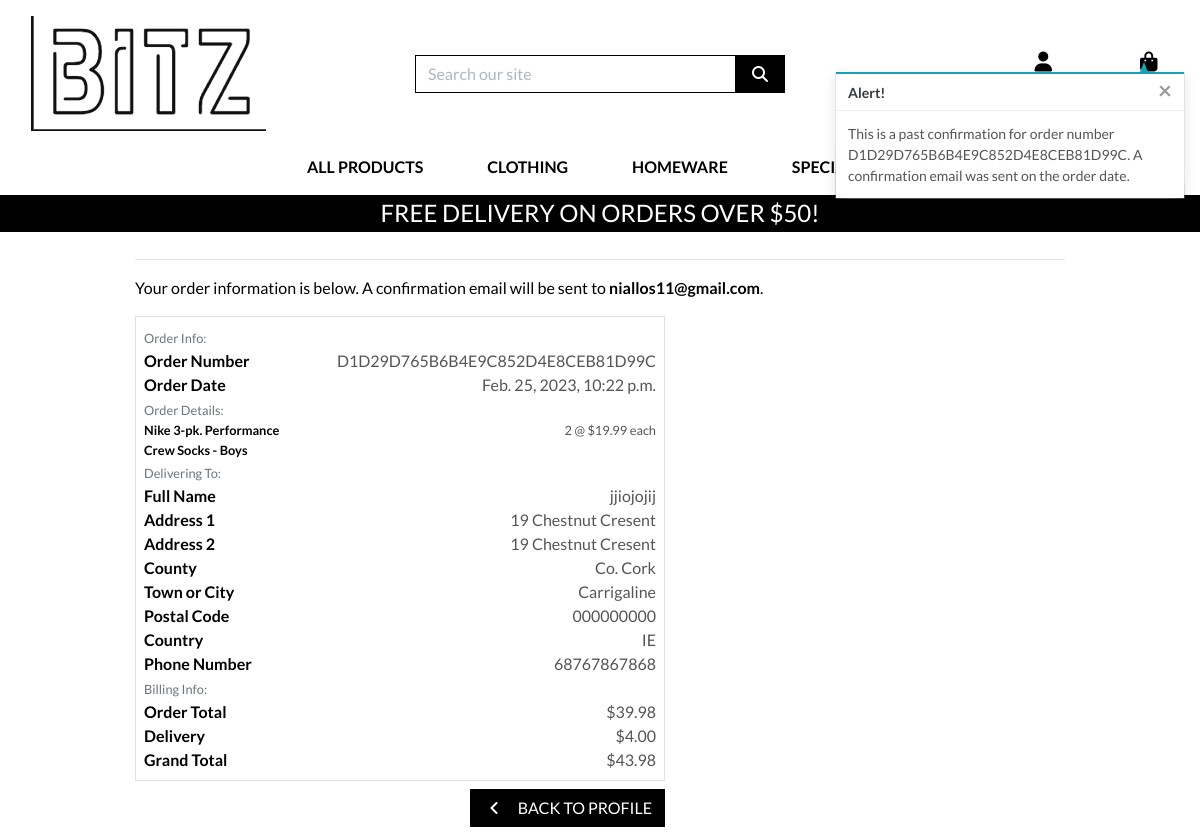
/profile/order_history/D1D29D765B6B4E9C852D4E8CEB81D99C, run on the app's committed database.
### checkout/models.py (models this page shows, shortened)
class Order(models.Model):
    order_number = models.CharField(max_length=32, null=False, editable=False)
    user_profile = models.ForeignKey(UserProfile, on_delete=models.SET_NULL,
                                     null=True, blank=True,
                                     related_name='orders')
    full_name = models.CharField(max_length=50, null=False, blank=False)
    email = models.EmailField(max_length=254, null=False, blank=False)
    phone_number = models.CharField(max_length=20, null=False, blank=False)
    country = CountryField(blank_label='Country *', null=False, blank=False)
    postcode = models.CharField(max_length=20, null=True, blank=True)
    town_or_city = models.CharField(max_length=40, null=False, blank=False)
    street_address1 = models.CharField(max_length=80, null=False, blank=False)
    street_address2 = models.CharField(max_length=80, null=True, blank=True)
    county = models.CharField(max_length=80, null=True, blank=True)
    date = models.DateTimeField(auto_now_add=True)
    delivery_cost = models.DecimalField(max_digits=6, decimal_places=2,
                                        null=False, default=0)
    order_total = models.DecimalField(max_digits=10, decimal_places=2,
                                      null=False, default=0)
    grand_total = models.DecimalField(max_digits=10, decimal_places=2,
                                      null=False, default=0)
    original_bag = models.TextField(null=False, blank=False, default='')
    stripe_pid = models.CharField(max_length=254, null=False, blank=False,
                                  default='')

class OrderLineItem(models.Model):
    order = models.ForeignKey(Order, null=False, blank=False,
                              on_delete=models.CASCADE,
                              related_name='lineitems')
    product = models.ForeignKey(Product, null=False, blank=False,
                                on_delete=models.CASCADE)
    product_size = models.CharField(max_length=2, null=True,
                                    blank=True)  # XS, S, M, L, XL
    quantity = models.IntegerField(null=False, blank=False, default=0)
    lineitem_total = models.DecimalField(max_digits=6, decimal_places=2,
                                         null=False, blank=False,
                                         editable=False)

### products/models.py (models this page shows, shortened)
class Product(models.Model):
    category = models.ForeignKey('Category', null=True, blank=True,
                                 on_delete=models.SET_NULL)
    sku = models.CharField(max_length=254, null=True, blank=True)
    name = models.CharField(max_length=254)
    description = models.TextField()
    has_sizes = models.BooleanField(default=False, null=True, blank=True)
    price = models.DecimalField(max_digits=6, decimal_places=2)
    rating = models.DecimalField(max_digits=6, decimal_places=2, null=True,
                                 blank=True)
    image_url = models.URLField(max_length=1024, null=True, blank=True)
    image = models.ImageField(null=True, blank=True)

### profiles/views.py (the view)
# urls.py: path('order_history/<order_number>',
def order_history(request, order_number):
    order = get_object_or_404(Order, order_number=order_number)
    messages.info(request, (
        f'This is a past confirmation for order number {order_number}. '
        'A confirmation email was sent on the order date.'
    ))
    template = 'checkout/checkout_success.html'
    context = {
        'order': order,
        'from_profile': True,
    }
    return render(request, template, context)

### bag/contexts.py (called while the page is built, shortened)
def bag_contents(request):
    bag_items = []
    total = 0
    product_count = 0
    bag = request.session.get('bag', {})
    if total < settings.FREE_DELIVERY_THRESHOLD:
        delivery = total * Decimal(settings.STANDARD_DELIVERY_PERCENTAGE / 100)
        free_delivery_delta = settings.FREE_DELIVERY_THRESHOLD - total
    else:
        delivery = 0
        free_delivery_delta = 0
    grand_total = delivery + total
    context = {
        'bag_items': bag_items,
        'total': total,
        'product_count': product_count,
        'delivery': delivery,
        'free_delivery_delta': free_delivery_delta,
        'free_delivery_threshold': settings.FREE_DELIVERY_THRESHOLD,
        'grand_total': grand_total,
    }
    return context

### checkout/templates/checkout/checkout_success.html (shortened to what this page needs)
{% extends "base.html" %}
{% load static %}
{% block extra_css %}
    <link rel="stylesheet" href="{% static 'checkout/css/checkout.css' %}">
{% endblock %}
{% block page_header %}
    <div class="container header-container">
    </div>
{% endblock %}
{% block content %}
    <div class="overlay"></div>
    <div class="container">
        <div class="row">
            <div class="col">
                <h2 class="logo-font mb-4">Thank You</h2>
                <hr>
                <p class="text-black">Your order information is below. A confirmation email will be sent to <strong>{{ order.email }}</strong>.</p>
            </div>
        </div>
        <div class="row">
            <div class="col-12 col-lg-7">
                <div class="order-confirmation-wrapper p-2 border">
                    <div class="row">
                        <div class="col">
                            <small class="text-muted">Order Info:</small>
                        </div>
                    </div>
                    <div class="row">
                        <div class="col-12 col-md-4">
                            <p class="mb-0 text-black font-weight-bold">Order Number</p>
                        </div>
                        <div class="col-12 col-md-8 text-md-right">
                            <p class="mb-0">{{ order.order_number }}</p>
                        </div>
                    </div>
                    <div class="row">
                        <div class="col-12 col-md-4">
                            <p class="mb-0 text-black font-weight-bold">Order Date</p>
                        </div>
                        <div class="col-12 col-md-8 text-md-right">
                            <p class="mb-0">{{ order.date }}</p>
                        </div>
                    </div>
                    <div class="row">
                        <div class="col">
                            <small class="text-muted">Order Details:</small>
                        </div>
                    </div>
                    {% for item in order.lineitems.all %}
                    <div class="row">
                        <div class="col-12 col-md-4">
                            <p class="small mb-0 text-black font-weight-bold">
                                {{ item.product.name }}{% if item.product_size %} - Size {{ item.product_size|upper }}{% endif %}
                            </p>
                        </div>
                        <div class="col-12 col-md-8 text-md-right">
                            <p class="small mb-0">{{ item.quantity }} @ ${{ item.product.price }} each</p>
                        </div>
                    </div>
                    {% endfor %}
                    <div class="row">
                        <div class="col">
                            <small class="text-muted">Delivering To:</small>
                        </div>
                    </div>
                    <div class="row">
                        <div class="col-12 col-md-4">
                            <p class="mb-0 text-black font-weight-bold">Full Name</p>
                        </div>
                        <div class="col-12 col-md-8 text-md-right">
                            <p class="mb-0">{{ order.full_name }}</p>
                        </div>
                    </div>
                    <div class="row">
                        <div class="col-12 col-md-4">
                            <p class="mb-0 text-black font-weight-bold">Address 1</p>
                        </div>
                        <div class="col-12 col-md-8 text-md-right">
                            <p class="mb-0">{{ order.street_address1 }}</p>
                        </div>
                    </div>
                    {% if order.street_address2 %}
                    <div class="row">
                        <div class="col-12 col-md-4">
                            <p class="mb-0 text-black font-weight-bold">Address 2</p>
                        </div>
                        <div class="col-12 col-md-8 text-md-right">
                            <p class="mb-0">{{ order.street_address1 }}</p>
                        </div>
                    </div>
                    {% endif %}
                    {% if order.county %}
                    <div class="row">
                        <div class="col-12 col-md-4">
                            <p class="mb-0 text-black font-weight-bold">County</p>
                        </div>
                        <div class="col-12 col-md-8 text-md-right">
                            <p class="mb-0">{{ order.county }}</p>
                        </div>
                    </div>
                    {% endif %}
                    <div class="row">
                        <div class="col-12 col-md-4">
                            <p class="mb-0 text-black font-weight-bold">Town or City</p>
                        </div>
                        <div class="col-12 col-md-8 text-md-right">
                            <p class="mb-0">{{ order.town_or_city }}</p>
                        </div>
                    </div>
                    {% if order.postcode %}
                    <div class="row">
                        <div class="col-12 col-md-4">
                            <p class="mb-0 text-black font-weight-bold">Postal Code</p>
                        </div>
                        <div class="col-12 col-md-8 text-md-right">
                            <p class="mb-0">{{ order.postcode }}</p>
                        </div>
                    </div>
                    {% endif %}
                    <div class="row">
                        <div class="col-12 col-md-4">
                            <p class="mb-0 text-black font-weight-bold">Country</p>
                        </div>
                        <div class="col-12 col-md-8 text-md-right">
                            <p class="mb-0">{{ order.country }}</p>
                        </div>
                    </div>
                    <div class="row">
                        <div class="col-12 col-md-4">
                            <p class="mb-0 text-black font-weight-bold">Phone Number</p>
                        </div>
                        <div class="col-12 col-md-8 text-md-right">
                            <p class="mb-0">{{ order.phone_number }}</p>
                        </div>
                    </div>
                    <div class="row">
                        <div class="col">
                            <small class="text-muted">Billing Info:</small>
                        </div>
                    </div>
                    <div class="row">
                        <div class="col-12 col-md-4">
                            <p class="mb-0 text-black font-weight-bold">Order Total</p>
                        </div>
                        <div class="col-12 col-md-8 text-md-right">
                            <p class="mb-0">${{ order.order_total }}</p>
                        </div>
                    </div>
                    <div class="row">
                        <div class="col-12 col-md-4">
                            <p class="mb-0 text-black font-weight-bold">Delivery</p>
                        </div>
                        <div class="col-12 col-md-8 text-md-right">
                            <p class="mb-0">${{ order.delivery_cost }}</p>
                        </div>
                    </div>
                    <div class="row">
                        <div class="col-12 col-md-4">
                            <p class="mb-0 text-black font-weight-bold">Grand Total</p>
                        </div>
                        <div class="col-12 col-md-8 text-md-right">
                            <p class="mb-0">${{ order.grand_total }}</p>
                        </div>
                    </div>
                </div>
            </div>
        </div>
        <div class="row">
			<div class="col-12 col-lg-7 text-right">
                {% if from_profile %}
                    <a href="{% url 'profile' %}" class="btn btn-black rounded-0 my-2">
                        <span class="icon mr-2">
                            <i class="fas fa-angle-left"></i>
                        </span>
                        <span class="text-uppercase">Back to Profile</span>
                    </a>
                {% endif %}
			</div>
		</div>
    </div>
{% endblock %}

### static/css/base.css (style rules this page uses)
html { height: 100%; }
body { background: url('/media/homepage_background_cropped.jpg') no-repeat center center fixed; background-size: cover; height: calc(100vh - 164px); color: #555; font-family: 'Lato'; }
.icon { align-items: center; display: inline-flex; justify-content: center; height: 1.5rem; width: 1.5rem; }
.logo-font { text-transform: uppercase; }
.btn-black { background: black; color: white; }
.text-black { color: #000 !important; }
.overlay { height: 100%; width: 100%; top: 0; left: 0; position: fixed; background: white; z-index: -1; }
@media (min-width: 1200px) { .container { max-width: 80%; } }
@media (min-width: 992px) { .header-container { padding-top: 164px; } }

### data on the page
Order: email "niallos11@gmail.com", order_number "D1D29D765B6B4E9C852D4E8CEB81D99C", date "Feb. 25, 2023, 10:22 p.m.", full_name "jjiojojij", street_address1 "19 Chestnut Cresent", county "Co. Cork", town_or_city "Carrigaline", postcode "000000000", country "IE", phone_number "68767867868", order_total "39.98", delivery_cost "4.00", grand_total "43.98"
OrderLineItem: product.name "Nike 3-pk. Performance Crew Socks - Boys", quantity "2", product.price "19.99"

### other printed values
{{ free_delivery_threshold }} "50"
{{ message }} "This is a past confirmation for order number D1D29D765B6B4E9C852D4E8CEB81D99C. A confirmation email was sent on the order date."
